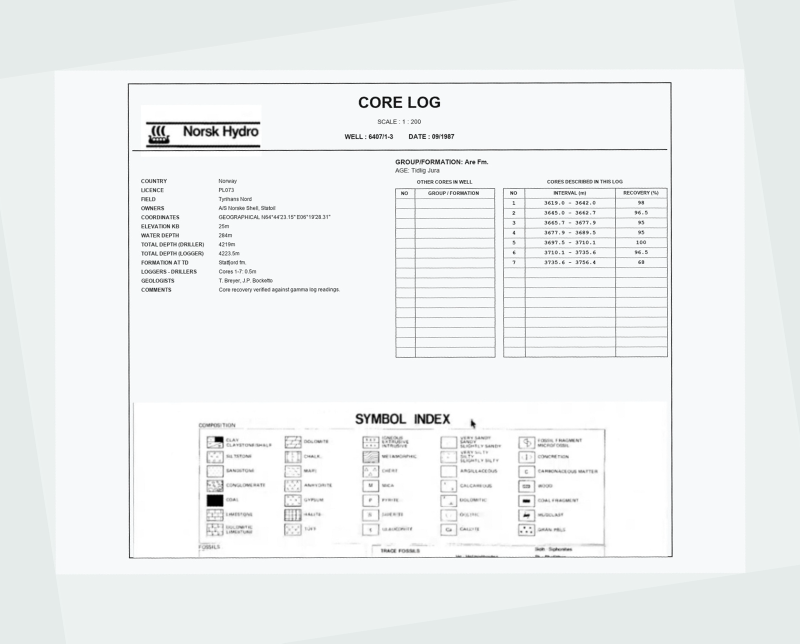
#> input picture ergon-data-study/deskewed_01.png, 1600 x 1287 px (shown at 1/2 size); its folder holds only this picture in this run
$ python -i multipage_locator.py   (imports and definitions only)
#> lines starting #> are read from the running program, lines starting #| are printed output that depends on the picture; after the words box and inside, x2 and y2 are one past the last pixel; in counts of white or black regions, pixels touching at a corner belong together
#> further down, picture is the input picture: shape (1287, 1600, 3); mean B, G, R 241.6, 241.5, 238.8
"""
multipage_locator.py - Classical CV Multi-Page Document Locator & Page Extractor
Identifies the primary Core Log sheet and table spillover continuation pages,
cuts/discards all unneeded pages, and returns the retained pages as a new PDF.

Strict Rules:
- ZERO AI, ZERO OCR
- ZERO CROPPING OF CONTENT, ZERO ROTATION
- Pure deterministic geometric & morphological pattern analysis.
"""

import os
import cv2
import numpy as np
import pymupdf


def extract_table_line_features(img, margin_px=40):
    """
    Extracts horizontal table row dividers on the right half of the sheet (x: 48% to 94%).
    Uses a 60px wide horizontal morphological kernel to dissolve text characters,
    small symbol boxes (which are ~35px wide), and noise.

    Excludes the outermost margin_px borders (to ignore outer document frame lines).
    """
    h, w = img.shape[:2]
    roi_top = margin_px
    roi_bottom = h - margin_px
    roi_left = int(0.48 * w)
    roi_right = int(0.94 * w)

    table_roi = img[roi_top:roi_bottom, roi_left:roi_right]
    gray = cv2.cvtColor(table_roi, cv2.COLOR_BGR2GRAY)
    _, bin_inv = cv2.threshold(gray, 200, 255, cv2.THRESH_BINARY_INV)

    # 60px wide horizontal line kernel
    h_kernel = cv2.getStructuringElement(cv2.MORPH_RECT, (60, 1))
    h_lines = cv2.morphologyEx(bin_inv, cv2.MORPH_OPEN, h_kernel)

    # Project horizontally to find distinct row lines
    h_proj = np.sum(h_lines > 0, axis=1)
    line_ys = np.where(h_proj > 80)[0]

    # Cluster consecutive line pixels (prevent double counting single thick lines)
    distinct_lines = []
    for y in line_ys:
        if not distinct_lines or (y - distinct_lines[-1]) > 6:
            distinct_lines.append(y + roi_top)

    # Top region lines (Y < 35% of page height) for continuation detection
    top_lines = [y for y in distinct_lines if y < int(0.35 * h)]

    bottom_table_y = distinct_lines[-1] if distinct_lines else 0
    top_table_y = distinct_lines[0] if distinct_lines else 0

    return {
        "distinct_lines": distinct_lines,
        "line_count": len(distinct_lines),
        "top_line_count": len(top_lines),
        "top_y": top_table_y,
        "bottom_y": bottom_table_y,
    }


def analyze_page_layout(img):
    """
    Analyzes page zones using classical morphological filtering without OCR or AI.
    Returns geometric metrics: table lines, symbol boxes, metadata asymmetry.
    """
    h, w = img.shape[:2]
    gray = cv2.cvtColor(img, cv2.COLOR_BGR2GRAY)
    _, binary = cv2.threshold(gray, 200, 255, cv2.THRESH_BINARY_INV)
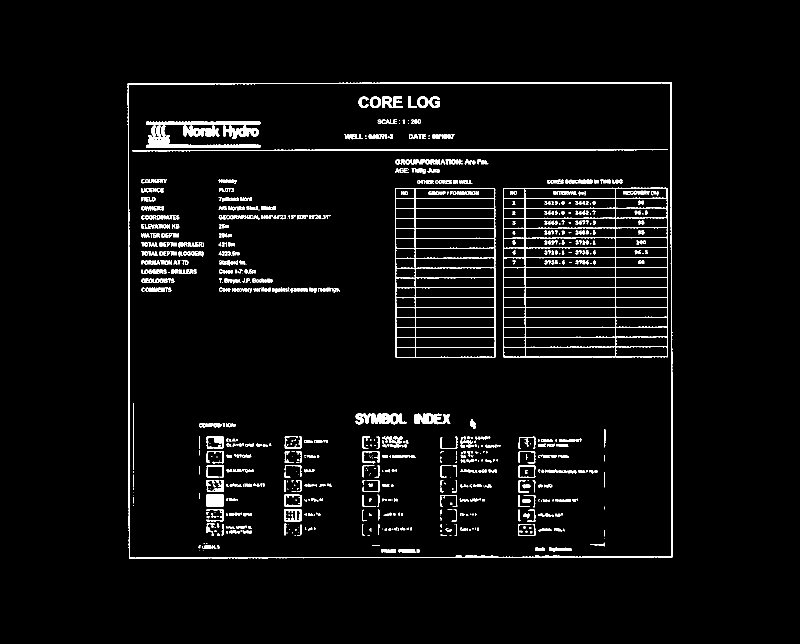
#> binary: shape (1287, 1600) (shown at 1/2 size); 3.7% white; 803 white regions (278 under 20 px), largest, box (x1, y1, x2, y2) and area: (1006, 375, 1336, 715) 10118, (255, 164, 1346, 1117) 9739, (790, 376, 991, 716) 6511

    # 1. Horizontal lines across the whole page (for header and left zone check)
    h_kernel = cv2.getStructuringElement(cv2.MORPH_RECT, (25, 1))
    h_lines = cv2.morphologyEx(binary, cv2.MORPH_OPEN, h_kernel)
#> h_lines: shape (1287, 1600); 1.2% white; 107 white regions, largest, box (x1, y1, x2, y2) and area: (255, 164, 1343, 169) 2620, (264, 298, 1335, 303) 2492, (258, 1112, 1345, 1117) 1875

    # 2. Lithology box extraction (Symbol Index legend boxes: clusters of small square boxes)
    box_kernel = cv2.getStructuringElement(cv2.MORPH_RECT, (8, 8))
    box_features = cv2.morphologyEx(binary, cv2.MORPH_OPEN, box_kernel)
#> box_features: shape (1287, 1600); 0.18% white; 16 white regions, largest, box (x1, y1, x2, y2) and area: (414, 990, 448, 1015) 848, (298, 276, 340, 297) 550, (744, 830, 770, 847) 388

    # Zone 1 (Top 15%): Header title / banner divider
    z1_top = h_lines[0 : int(0.15 * h), :]
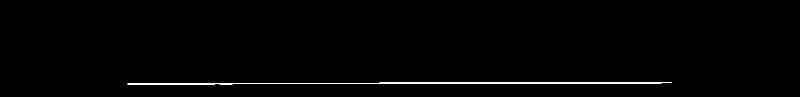
#> z1_top: shape (193, 1600) (shown at 1/2 size); 0.85% white; 1 white region, box (x1, y1, x2, y2) and area: (255, 164, 1343, 169) 2620
    z1_score = int(np.count_nonzero(z1_top))
#> z1_score = 2620

    # Zone 2 (Mid-Left 50%, y: 15% to 65%): Metadata block (should have sparse lines)
    z2_left = h_lines[int(0.15 * h) : int(0.65 * h), 0 : int(0.48 * w)]
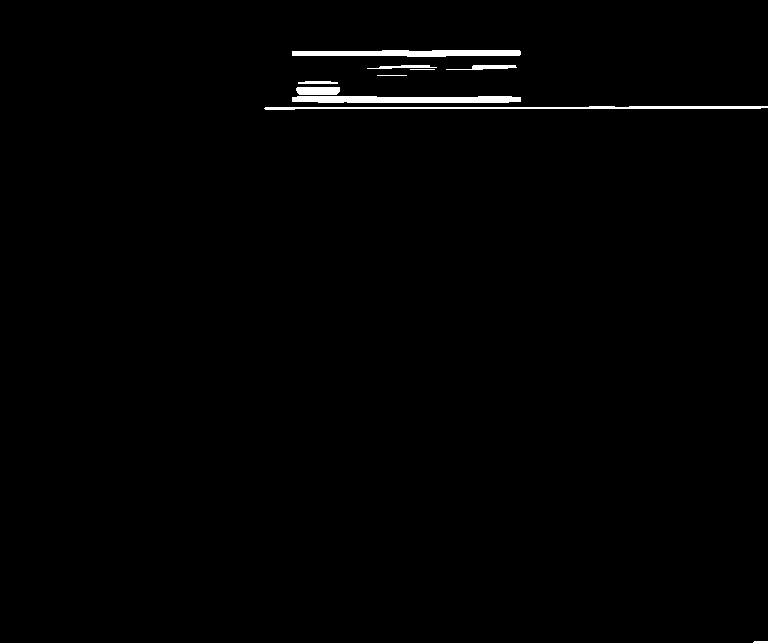
#> z2_left: shape (643, 768); 0.98% white; 10 white regions, largest, box (x1, y1, x2, y2) and area: (292, 96, 521, 103) 1447, (292, 50, 521, 57) 1298, (264, 106, 768, 110) 1195
    z2_score = int(np.count_nonzero(z2_left))
#> z2_score = 4835

    # Zone 4 (Bottom 35%, y: 65% to 95%): Symbol index area
    z4_bottom_boxes = box_features[int(0.65 * h) : int(0.95 * h), int(0.10 * w) : int(0.90 * w)]
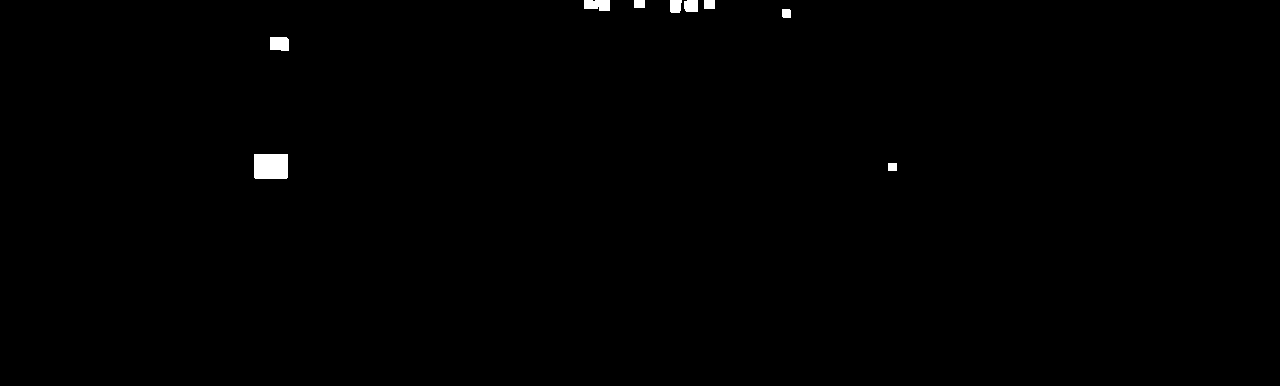
#> z4_bottom_boxes: shape (386, 1280); 0.4% white; 9 white regions, largest, box (x1, y1, x2, y2) and area: (254, 154, 288, 179) 848, (584, 0, 610, 11) 252, (270, 37, 289, 51) 252
    z4_box_score = int(np.count_nonzero(z4_bottom_boxes))
#> z4_box_score = 1994

    # Dedicated right-side table features
    table_feat = extract_table_line_features(img, margin_px=40)
#> in extract_table_line_features, `table_roi = img[roi_top:roi_bottom, roi_left:roi_right]`:
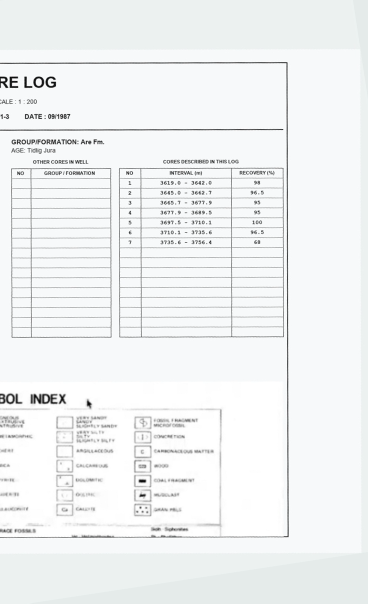
#> table_roi: shape (1207, 736, 3) (shown at 1/2 size); mean B, G, R 242.6, 242.3, 240.1
#> in extract_table_line_features, `h_lines = cv2.morphologyEx(bin_inv, cv2.MORPH_OPEN, h_kernel)`:
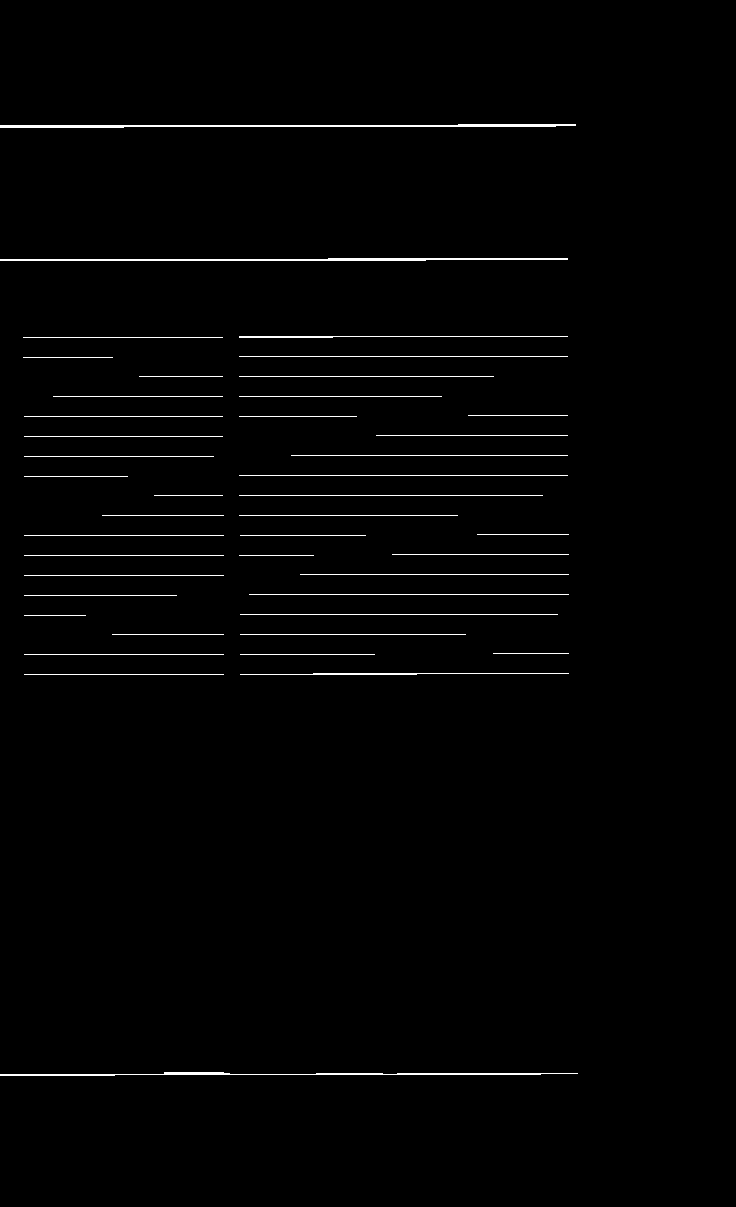
#> h_lines: shape (1207, 736); 1.3% white in thin lines or dots, all inside (x1, y1, x2, y2) = (0, 124, 578, 1076)
#> in extract_table_line_features, `h_proj = np.sum(h_lines > 0, axis=1)`: h_proj = 1207 values, max 576 at index 125, min 0 at index 0, mean 9.43
#> in extract_table_line_features, `line_ys = np.where(h_proj > 80)[0]`: line_ys = 39 values from 124 to 1075
#> the loop in extract_table_line_features, `for y in line_ys:` made 39 passes
#> y on passes 1 to 8: 124, 125, 126, 127, 258, 259, 260, 336
#> after the loop in extract_table_line_features, `for y in line_ys:`: distinct_lines = [164, 298, 376, 436, 495, 555, 614, 674, 1113]
#> in extract_table_line_features, `top_lines = [y for y in distinct_lines if y < int(0.35 * h)]`: top_lines = [164, 298, 376, 436]
#> in extract_table_line_features, `bottom_table_y = distinct_lines[-1] if distinct_lines else 0`: bottom_table_y = 1113
#> in extract_table_line_features, `top_table_y = distinct_lines[0] if distinct_lines else 0`: top_table_y = 164
#> table_feat = {'distinct_lines': [164, 298, 376, 436, 495, 555, 614, 674, 1113], 'line_count': 9, 'top_line_count': 4, 'top_y': 164, 'bottom_y': 1113}

    # Primary page scoring:
    # Strong table presence + metadata asymmetry + header line
    primary_score = table_feat["line_count"] * 500 - (z2_score // 10)
#> primary_score = 4017
    if z4_box_score > 500:
        primary_score += 2000
#> primary_score = 6017

    return {
        "primary_score": primary_score,
        "table_line_count": table_feat["line_count"],
        "top_table_lines": table_feat["top_line_count"],
        "table_top_y": table_feat["top_y"],
        "table_bottom_y": table_feat["bottom_y"],
        "z4_bottom_boxes": z4_box_score,
        "page_h": h,
        "page_w": w,
    }


# [151 lines left out: functions locate_core_log_pages, extract_needed_pages_to_pdf, not called in this run]


# [20 lines not run here, left out]

>>> import cv2
>>> picture = cv2.imread('deskewed_01.png')
>>> result = analyze_page_layout(picture)
#> result = {'primary_score': 6017, 'table_line_count': 9, 'top_table_lines': 4, 'table_top_y': 164, 'table_bottom_y': 1113, 'z4_bottom_boxes': 1994, 'page_h': 1287, 'page_w': 1600}

$ run again, on ergon-data-study/sample_10.png
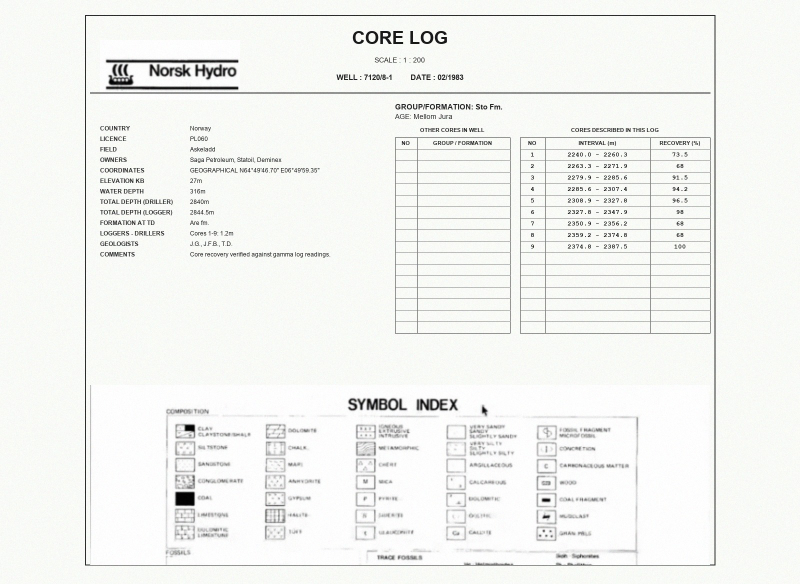
#> input picture ergon-data-study/sample_10.png, 1600 x 1168 px (shown at 1/2 size)
#> picture is the input picture: shape (1168, 1600, 3); mean B, G, R 241, 243.7, 242.6
#> binary: shape (1168, 1600); 4.4% white; 1042 white regions (303 under 20 px), largest, box (x1, y1, x2, y2) and area: (170, 30, 1431, 1131) 8650, (1040, 275, 1421, 667) 8354, (790, 275, 1021, 667) 5280
#> box_features: shape (1168, 1600); 0.32% white; 23 white regions, largest, box (x1, y1, x2, y2) and area: (351, 984, 391, 1013) 1155, (834, 799, 867, 821) 627, (219, 156, 267, 172) 587
#> in analyze_page_layout, `z1_top = h_lines[0 : int(0.15 * h), :]`:
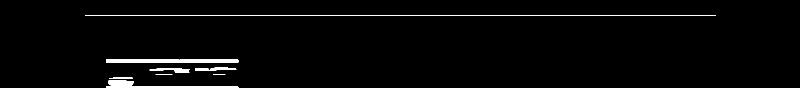
#> z1_top: shape (175, 1600) (shown at 1/2 size); 2.3% white; 11 white regions, largest, box (x1, y1, x2, y2) and area: (170, 30, 1431, 32) 2522, (212, 119, 477, 126) 1851, (212, 172, 477, 175) 633
#> z1_score = 6444
#> z2_left: shape (584, 768); 0.54% white; 2 white regions, box (x1, y1, x2, y2) and area: (211, 0, 477, 5) 1253, (180, 10, 768, 12) 1176
#> z2_score = 2429
#> z4_bottom_boxes: shape (350, 1280); 0.8% white; 12 white regions, largest, box (x1, y1, x2, y2) and area: (191, 225, 231, 254) 1155, (674, 40, 707, 62) 627, (574, 40, 605, 61) 570
#> z4_box_score = 3579
#> bin_inv: shape (1088, 736); 5.1% white in thin lines or dots
#> in extract_table_line_features, `h_lines = cv2.morphologyEx(bin_inv, cv2.MORPH_OPEN, h_kernel)`:
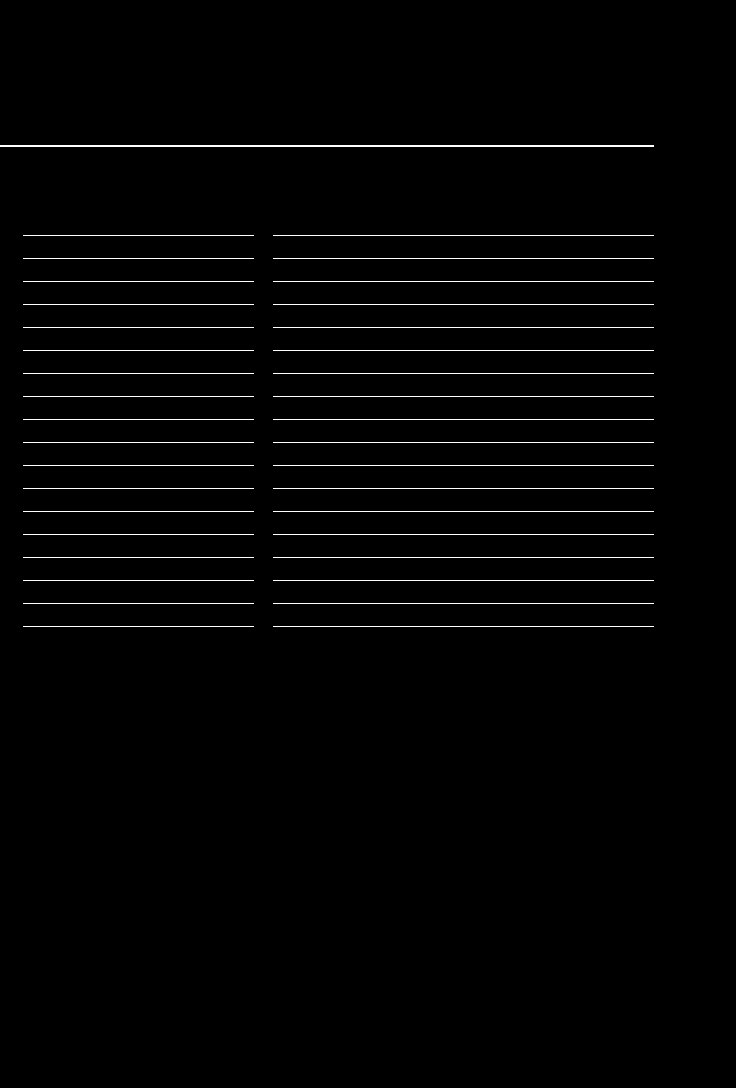
#> h_lines: shape (1088, 736); 1.5% white in thin lines or dots, all inside (x1, y1, x2, y2) = (0, 145, 654, 627)
#> h_proj = 1088 values, max 654 at index 145, min 0 at index 0, mean 11.33
#> line_ys = 20 values from 145 to 626
#> the loop in extract_table_line_features, `for y in line_ys:` made 20 passes
#> y on passes 1 to 8: 145, 146, 235, 258, 281, 304, 327, 350
#> after the loop in extract_table_line_features, `for y in line_ys:`: distinct_lines = [185, 275, 344, 413, 482, 551, 620]
#> top_lines = [185, 275, 344]
#> bottom_table_y = 620
#> top_table_y = 185
#> table_feat = {'distinct_lines': [185, 275, 344, 413, 482, 551, 620], 'line_count': 7, 'top_line_count': 3, 'top_y': 185, 'bottom_y': 620}
#> in analyze_page_layout, `primary_score = table_feat["line_count"] * 500 - (z2_score // 10)`: primary_score = 3258
#> in analyze_page_layout, `primary_score += 2000`: primary_score = 5258
#> result = {'primary_score': 5258, 'table_line_count': 7, 'top_table_lines': 3, 'table_top_y': 185, 'table_bottom_y': 620, 'z4_bottom_boxes': 3579, 'page_h': 1168, 'page_w': 1600}
